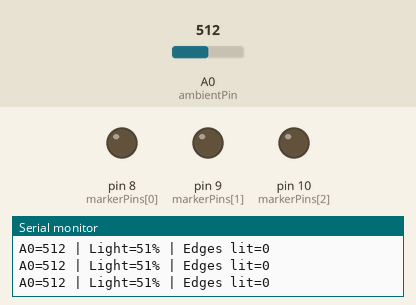
Recording of a sketch running on a simulated Arduino Uno, built with avr-gcc and run on an emulated ATmega328P. Parts: output pins drawn as LEDs (lit = HIGH), the last lines printed to the serial monitor. Inputs (shaded band) come from the test bench; at power-on: A0 (ambientPin) = 512.

Above: at 1.2 s.
1.3 s: A0 (ambientPin) set to 490
2.8 s: A0 (ambientPin) set to 466
At 4.5 s:
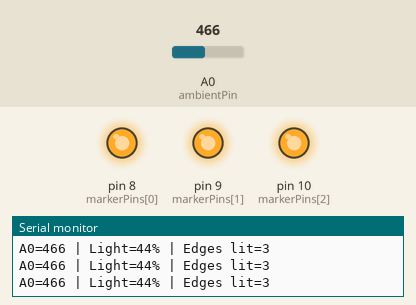
4.8 s: A0 (ambientPin) set to 521
6.3 s: A0 (ambientPin) set to 545
At 7.5 s:
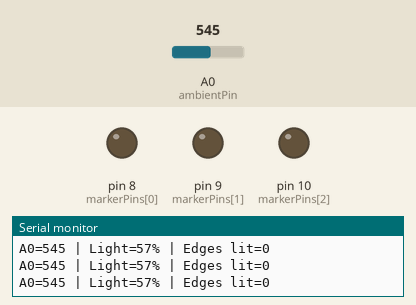
7.8 s: A0 (ambientPin) set to 306
At 7.94 s:
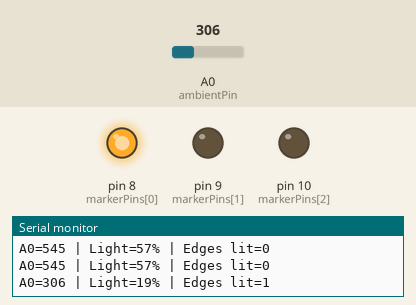
Timing chart, 0 to 10.8 s (numbered marks = the images above; inputs shaded):
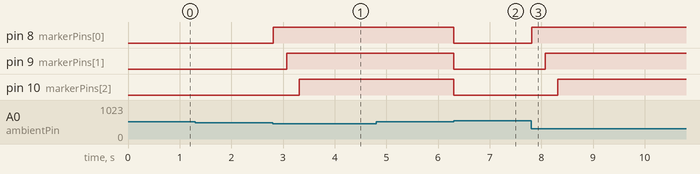

The sketch:

stair_model_marker.ino
```cpp
constexpr byte markerPins[] = {8, 9, 10};
constexpr byte ambientPin = A0;
constexpr int darkReference = 180, brightReference = 820;
constexpr int turnOn = 45, turnOff = 55;
constexpr unsigned long stepDelay = 250;
bool active = false;
unsigned long startedAt = 0, reportedAt = 0;
static_assert(brightReference > darkReference, "Bright reference must be higher.");

void setup() {
  Serial.begin(115200);
  for (byte pin : markerPins) {
    pinMode(pin, OUTPUT);
    digitalWrite(pin, LOW);
  }
}

void loop() {
  const unsigned long now = millis();
  const int raw = analogRead(ambientPin);
  const int light = constrain(map(raw, darkReference, brightReference, 0, 100), 0, 100);
  if (!active && light <= turnOn) {
    active = true;
    startedAt = now;
  } else if (active && light >= turnOff) {
    active = false;
  }

  byte lit = 0;
  for (byte step = 0; step < 3; ++step) {
    const bool on = active && now - startedAt >= step * stepDelay;
    digitalWrite(markerPins[step], on ? HIGH : LOW);
    if (on) ++lit;
  }
  if (now - reportedAt >= 250) {
    reportedAt = now;
    Serial.print(F("A0="));
    Serial.print(raw);
    Serial.print(F(" | Light="));
    Serial.print(light);
    Serial.print(F("% | Edges lit="));
    Serial.println(lit);
  }
  delay(20);
}
```

Measured:
- the behaviour switches between 475 and 474 on A0 (ambientPin) (found by bisection; images 0 and 1)
- the behaviour switches between 531 and 532 on A0 (ambientPin) (found by bisection; images 1 and 2)
- after the input at 2.8 s, pin 8 (markerPins[0]): LOW → HIGH at once; pin 9 (markerPins[1]): LOW → HIGH after 0.27 s; pin 10 (markerPins[2]): LOW → HIGH after 0.52 s
- after the input at 6.3 s, pin 8 (markerPins[0]), pin 9 (markerPins[1]), pin 10 (markerPins[2]): HIGH → LOW at once
- after the input at 7.8 s, pin 8 (markerPins[0]): LOW → HIGH at once; pin 9 (markerPins[1]): LOW → HIGH after 0.28 s; pin 10 (markerPins[2]): LOW → HIGH after 0.52 s
